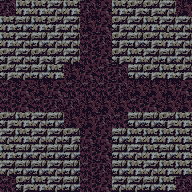

A level layout from a 2D game, rendered from its tile map. Below: a short description, then the map file with its tile-grid data intact:
An orthogonal 12x12 tile map with 16x16 px tiles, 1 tile layer (tile) and 11 objects.

<map version="1.0" tiledversion="1.1.2" orientation="orthogonal" renderorder="right-down" width="12" height="12" tilewidth="16" tileheight="16" infinite="0" nextobjectid="67">
 <tileset firstgid="1" source="tileset.tsx" />
 <layer name="tile" width="12" height="12">
  <data encoding="csv">
6,3,3,2,3,6,7,3,4,4,2,8,
3,5,3,4,2,8,7,4,2,3,2,2,
3,2,5,2,2,9,6,4,5,4,3,2,
4,2,4,4,2,9,7,4,3,2,5,2,
4,2,5,3,8,7,9,6,5,4,3,4,
9,7,8,7,9,9,9,6,8,8,8,7,
9,7,9,6,6,8,8,8,9,7,8,8,
4,3,2,5,8,8,6,9,5,5,4,3,
2,3,2,2,4,7,7,5,3,3,3,3,
3,5,2,5,5,9,7,5,2,3,5,3,
2,5,5,2,5,9,6,5,3,2,3,3,
9,4,3,2,5,9,7,2,2,5,3,6
</data>
 </layer>
 <objectgroup name="creature">
  <object id="55" gid="253" x="96" y="32" width="16" height="16">
   <properties>
    <property name="probability" type="int" value="10" />
   </properties>
  </object>
  <object id="56" gid="253" x="16" y="112" width="16" height="16">
   <properties>
    <property name="probability" type="int" value="8" />
   </properties>
  </object>
  <object id="57" gid="253" x="96" y="160" width="16" height="16">
   <properties>
    <property name="probability" type="int" value="8" />
   </properties>
  </object>
  <object id="58" gid="246" x="128" y="96" width="16" height="16">
   <properties>
    <property name="probability" type="int" value="8" />
   </properties>
  </object>
  <object id="59" gid="246" x="32" y="96" width="16" height="16">
   <properties>
    <property name="probability" type="int" value="8" />
   </properties>
  </object>
  <object id="60" gid="246" x="80" y="64" width="16" height="16">
   <properties>
    <property name="probability" type="int" value="8" />
   </properties>
  </object>
  <object id="62" gid="251" x="112" y="96" width="16" height="16">
   <properties>
    <property name="probability" type="int" value="5" />
   </properties>
  </object>
  <object id="63" gid="251" x="80" y="144" width="16" height="16">
   <properties>
    <property name="probability" type="int" value="8" />
   </properties>
  </object>
  <object id="64" gid="246" x="80" y="112" width="16" height="16">
   <properties>
    <property name="probability" type="int" value="5" />
   </properties>
  </object>
  <object id="65" gid="251" x="96" y="128" width="16" height="16">
   <properties>
    <property name="probability" type="int" value="8" />
   </properties>
  </object>
  <object id="66" gid="251" x="96" y="96" width="16" height="16">
   <properties>
    <property name="probability" type="int" value="15" />
   </properties>
  </object>
 </objectgroup>
 <objectgroup name="furniture" />
 <objectgroup name="description" />
</map>
